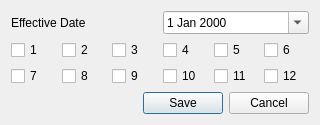
<?xml version="1.0" encoding="UTF-8"?>
<ui version="4.0">
 <class>ItemDualPhaseNewView</class>
 <widget class="QDialog" name="ItemDualPhaseNewView">
  <property name="geometry">
   <rect>
    <x>0</x>
    <y>0</y>
    <width>320</width>
    <height>123</height>
   </rect>
  </property>
  <property name="windowTitle">
   <string>New Dual Phase </string>
  </property>
  <layout class="QVBoxLayout" name="verticalLayout">
   <item>
    <layout class="QHBoxLayout" name="horizontalLayout">
     <item>
      <widget class="QLabel" name="label">
       <property name="text">
        <string>Effective Date</string>
       </property>
      </widget>
     </item>
     <item>
      <widget class="QDateEdit" name="dateEdit">
       <property name="toolTip">
        <string>Effective Date</string>
       </property>
       <property name="calendarPopup">
        <bool>true</bool>
       </property>
      </widget>
     </item>
    </layout>
   </item>
   <item>
    <layout class="QGridLayout" name="gridLayout">
     <item row="0" column="0">
      <widget class="QCheckBox" name="m1CheckBox">
       <property name="text">
        <string>1</string>
       </property>
      </widget>
     </item>
     <item row="0" column="1">
      <widget class="QCheckBox" name="m2CheckBox">
       <property name="text">
        <string>2</string>
       </property>
      </widget>
     </item>
     <item row="0" column="2">
      <widget class="QCheckBox" name="m3CheckBox">
       <property name="text">
        <string>3</string>
       </property>
      </widget>
     </item>
     <item row="0" column="3">
      <widget class="QCheckBox" name="m4CheckBox">
       <property name="text">
        <string>4</string>
       </property>
      </widget>
     </item>
     <item row="0" column="4">
      <widget class="QCheckBox" name="m5CheckBox">
       <property name="text">
        <string>5</string>
       </property>
      </widget>
     </item>
     <item row="0" column="5">
      <widget class="QCheckBox" name="m6CheckBox">
       <property name="text">
        <string>6</string>
       </property>
      </widget>
     </item>
     <item row="1" column="0">
      <widget class="QCheckBox" name="m7CheckBox">
       <property name="text">
        <string>7</string>
       </property>
      </widget>
     </item>
     <item row="1" column="1">
      <widget class="QCheckBox" name="m8CheckBox">
       <property name="text">
        <string>8</string>
       </property>
      </widget>
     </item>
     <item row="1" column="2">
      <widget class="QCheckBox" name="m9CheckBox">
       <property name="text">
        <string>9</string>
       </property>
      </widget>
     </item>
     <item row="1" column="3">
      <widget class="QCheckBox" name="m10CheckBox">
       <property name="text">
        <string>10</string>
       </property>
      </widget>
     </item>
     <item row="1" column="4">
      <widget class="QCheckBox" name="m11CheckBox">
       <property name="text">
        <string>11</string>
       </property>
      </widget>
     </item>
     <item row="1" column="5">
      <widget class="QCheckBox" name="m12CheckBox">
       <property name="text">
        <string>12</string>
       </property>
      </widget>
     </item>
    </layout>
   </item>
   <item>
    <layout class="QHBoxLayout" name="horizontalLayout_3">
     <item>
      <spacer name="horizontalSpacer_2">
       <property name="orientation">
        <enum>Qt::Horizontal</enum>
       </property>
       <property name="sizeHint" stdset="0">
        <size>
         <width>40</width>
         <height>20</height>
        </size>
       </property>
      </spacer>
     </item>
     <item>
      <widget class="QPushButton" name="savePushButton">
       <property name="text">
        <string>Save</string>
       </property>
      </widget>
     </item>
     <item>
      <widget class="QPushButton" name="cancelPushButton">
       <property name="text">
        <string>Cancel</string>
       </property>
      </widget>
     </item>
    </layout>
   </item>
  </layout>
 </widget>
 <resources/>
 <connections/>
</ui>
